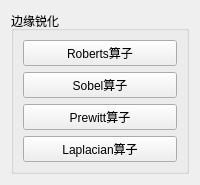
                 <widget class="QWidget" name="subpage_5">
                  <layout class="QGridLayout" name="gridLayout_32">
                   <item row="0" column="0">
                    <widget class="QGroupBox" name="groupBox_9">
                     <property name="maximumSize">
                      <size>
                       <width>16777215</width>
                       <height>16777215</height>
                      </size>
                     </property>
                     <property name="title">
                      <string>边缘锐化</string>
                     </property>
                     <layout class="QGridLayout" name="gridLayout_33">
                      <item row="0" column="0">
                       <widget class="QPushButton" name="startroberts">
                        <property name="maximumSize">
                         <size>
                          <width>200</width>
                          <height>50</height>
                         </size>
                        </property>
                        <property name="text">
                         <string>Roberts算子</string>
                        </property>
                       </widget>
                      </item>
                      <item row="2" column="0">
                       <widget class="QPushButton" name="startprewitt">
                        <property name="maximumSize">
                         <size>
                          <width>200</width>
                          <height>50</height>
                         </size>
                        </property>
                        <property name="text">
                         <string>Prewitt算子</string>
                        </property>
                       </widget>
                      </item>
                      <item row="3" column="0">
                       <widget class="QPushButton" name="startlaplacian">
                        <property name="maximumSize">
                         <size>
                          <width>200</width>
                          <height>50</height>
                         </size>
                        </property>
                        <property name="text">
                         <string>Laplacian算子</string>
                        </property>
                       </widget>
                      </item>
                      <item row="1" column="0">
                       <widget class="QPushButton" name="startsobel">
                        <property name="maximumSize">
                         <size>
                          <width>200</width>
                          <height>50</height>
                         </size>
                        </property>
                        <property name="text">
                         <string>Sobel算子</string>
                        </property>
                       </widget>
                      </item>
                     </layout>
                    </widget>
                   </item>
                  </layout>
                 </widget>
